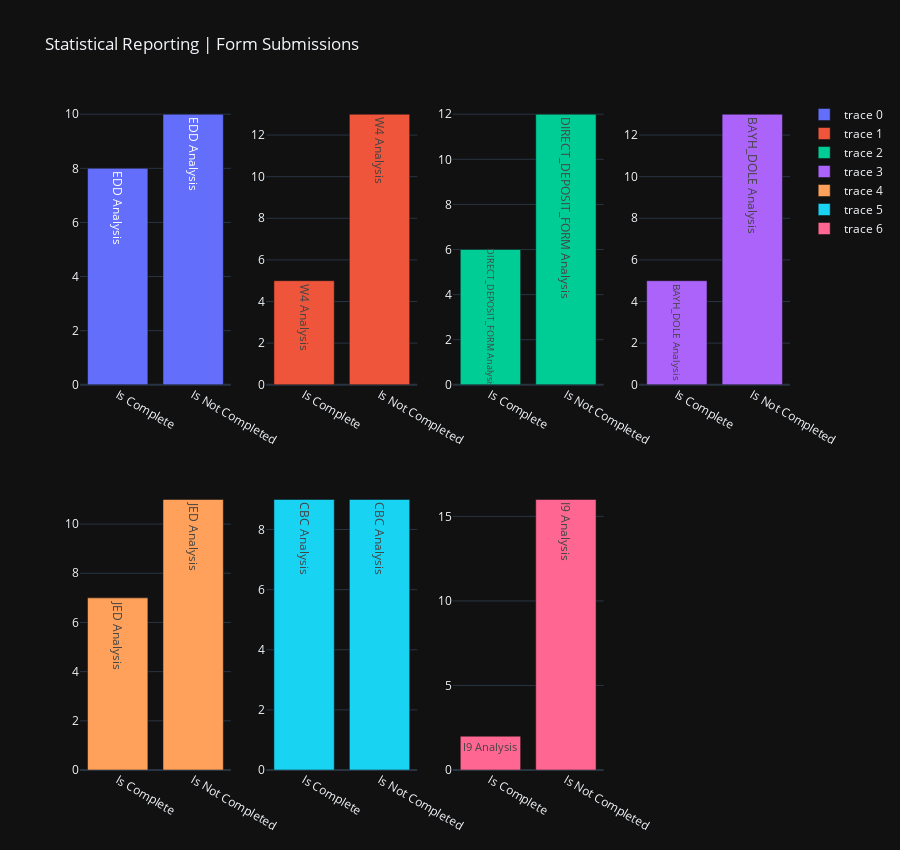

This figure's notebook cell:
### Code cell
from plotly.subplots import make_subplots
import math

onboarding_q1 = onboarding_data.copy()

analysis_columns = [['EDD', 'W4', 'DIRECT_DEPOSIT_FORM', 'BAYH_DOLE'], ['JED', 'CBC', 'I9']]

fig = make_subplots(rows=2, cols=4, specs=[[{ 'type': 'bar' },{ 'type': 'bar' },{ 'type': 'bar' },{ 'type': 'bar' }],[{ 'type': 'bar' },{ 'type': 'bar' },{ 'type': 'bar' },{ 'type': 'bar' }]])

for row_ind, each_row in enumerate(analysis_columns):
    for element_ind, each_element in enumerate(each_row):
        onboarding_q1[f'{each_element}_is_complete'] = onboarding_q1[each_element].apply(lambda x: False if type(x) is float and math.isnan(x) else True)
        is_completed = len(onboarding_q1[onboarding_q1[f'{each_element}_is_complete'] == True])
        is_not_completed = len(onboarding_q1[onboarding_q1[f'{each_element}_is_complete'] == False])
        stat_bar_chart = go.Bar(x=['Is Complete', 'Is Not Completed'], y=[is_completed, is_not_completed], text=f'{each_element.upper()} Analysis')
        fig.add_trace(stat_bar_chart, row=row_ind + 1, col=element_ind + 1)

fig.update_layout(title_text="Statistical Reporting | Form Submissions", height=850, template="plotly_dark")
fig.show()

### Figure 1 — Plotly figure (JSON) as saved in the notebook; plotly's stock layout.template omitted (floating-point values rounded to 4 significant figures)
{"data": [{"text": "EDD Analysis", "type": "bar", "x": ["Is Complete", "Is Not Completed"], "xaxis": "x", "y": [8, 10], "yaxis": "y"}, {"text": "W4 Analysis", "type": "bar", "x": ["Is Complete", "Is Not Completed"], "xaxis": "x2", "y": [5, 13], "yaxis": "y2"}, {"text": "DIRECT_DEPOSIT_FORM Analysis", "type": "bar", "x": ["Is Complete", "Is Not Completed"], "xaxis": "x3", "y": [6, 12], "yaxis": "y3"}, {"text": "BAYH_DOLE Analysis", "type": "bar", "x": ["Is Complete", "Is Not Completed"], "xaxis": "x4", "y": [5, 13], "yaxis": "y4"}, {"text": "JED Analysis", "type": "bar", "x": ["Is Complete", "Is Not Completed"], "xaxis": "x5", "y": [7, 11], "yaxis": "y5"}, {"text": "CBC Analysis", "type": "bar", "x": ["Is Complete", "Is Not Completed"], "xaxis": "x6", "y": [9, 9], "yaxis": "y6"}, {"text": "I9 Analysis", "type": "bar", "x": ["Is Complete", "Is Not Completed"], "xaxis": "x7", "y": [2, 16], "yaxis": "y7"}], "layout": {"height": 850, "title": {"text": "Statistical Reporting | Form Submissions"}, "xaxis": {"anchor": "y", "domain": [0, 0.2125]}, "xaxis2": {"anchor": "y2", "domain": [0.2625, 0.475]}, "xaxis3": {"anchor": "y3", "domain": [0.525, 0.7375]}, "xaxis4": {"anchor": "y4", "domain": [0.7875, 1]}, "xaxis5": {"anchor": "y5", "domain": [0, 0.2125]}, "xaxis6": {"anchor": "y6", "domain": [0.2625, 0.475]}, "xaxis7": {"anchor": "y7", "domain": [0.525, 0.7375]}, "xaxis8": {"anchor": "y8", "domain": [0.7875, 1]}, "yaxis": {"anchor": "x", "domain": [0.575, 1]}, "yaxis2": {"anchor": "x2", "domain": [0.575, 1]}, "yaxis3": {"anchor": "x3", "domain": [0.575, 1]}, "yaxis4": {"anchor": "x4", "domain": [0.575, 1]}, "yaxis5": {"anchor": "x5", "domain": [0, 0.425]}, "yaxis6": {"anchor": "x6", "domain": [0, 0.425]}, "yaxis7": {"anchor": "x7", "domain": [0, 0.425]}, "yaxis8": {"anchor": "x8", "domain": [0, 0.425]}}}
